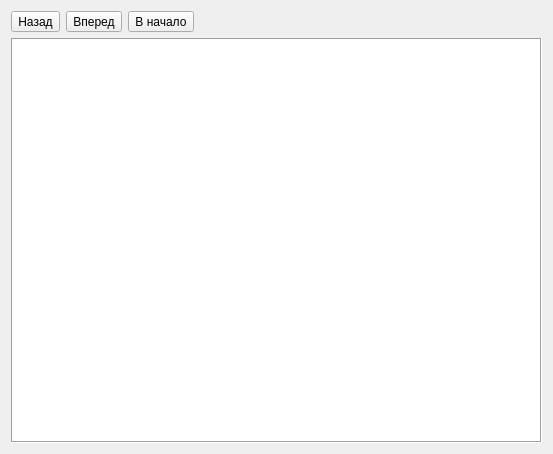
<ui version="4.0" >
 <class>HelpWidget</class>
 <widget class="QWidget" name="HelpWidget" >
  <property name="geometry" >
   <rect>
    <x>0</x>
    <y>0</y>
    <width>553</width>
    <height>454</height>
   </rect>
  </property>
  <property name="windowTitle" >
   <string>Form</string>
  </property>
  <layout class="QVBoxLayout" >
   <item>
    <layout class="QHBoxLayout" >
     <item>
      <widget class="QToolButton" name="pb_backward" >
       <property name="text" >
        <string>Назад</string>
       </property>
       <property name="icon" >
        <iconset resource="../mklib.qrc" >:/icons/res/arrow_left_blue.png</iconset>
       </property>
       <property name="toolButtonStyle" >
        <enum>Qt::ToolButtonTextUnderIcon</enum>
       </property>
      </widget>
     </item>
     <item>
      <widget class="QToolButton" name="pb_forward" >
       <property name="text" >
        <string>Вперед</string>
       </property>
       <property name="icon" >
        <iconset resource="../mklib.qrc" >:/icons/res/arrow_right_blue.png</iconset>
       </property>
       <property name="toolButtonStyle" >
        <enum>Qt::ToolButtonTextUnderIcon</enum>
       </property>
      </widget>
     </item>
     <item>
      <widget class="QToolButton" name="pb_home" >
       <property name="text" >
        <string>В начало</string>
       </property>
       <property name="icon" >
        <iconset resource="../mklib.qrc" >:/icons/res/home.png</iconset>
       </property>
       <property name="toolButtonStyle" >
        <enum>Qt::ToolButtonTextUnderIcon</enum>
       </property>
      </widget>
     </item>
     <item>
      <spacer>
       <property name="orientation" >
        <enum>Qt::Horizontal</enum>
       </property>
       <property name="sizeHint" >
        <size>
         <width>40</width>
         <height>20</height>
        </size>
       </property>
      </spacer>
     </item>
    </layout>
   </item>
   <item>
    <widget class="QTextBrowser" name="tb" >
     <property name="frameShape" >
      <enum>QFrame::Box</enum>
     </property>
     <property name="lineWidth" >
      <number>1</number>
     </property>
    </widget>
   </item>
  </layout>
 </widget>
 <resources>
  <include location="../mklib.qrc" />
 </resources>
 <connections/>
</ui>
